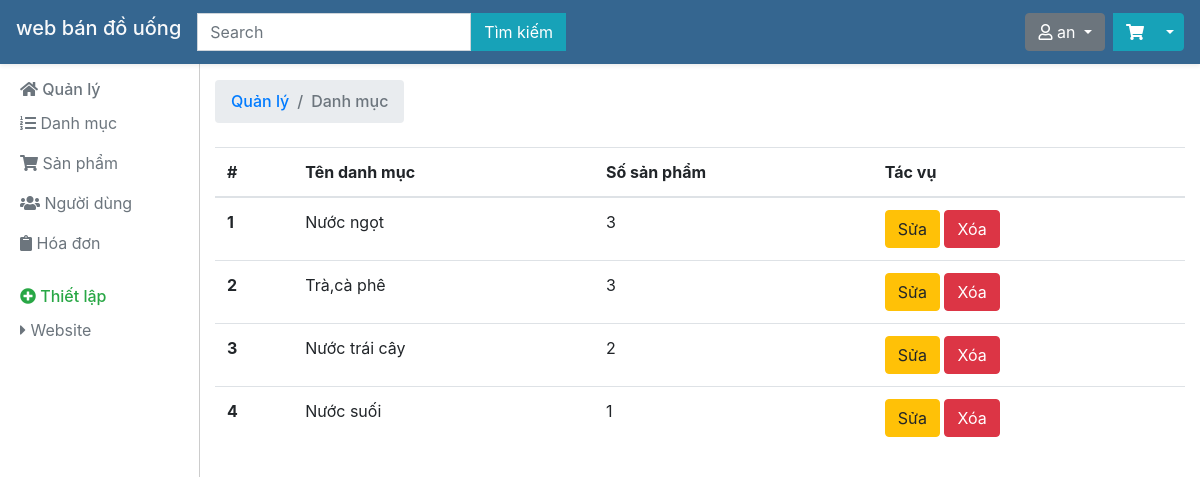
/quanly.php?task=qldm (signed in), run on the app's committed database.
### tables this page shows
CREATE TABLE `danhmuc` (
  `id_danhmuc` int(10) NOT NULL,
  `ten` varchar(255) NOT NULL,
  `mota` text NOT NULL,
  `anhdaidien` varchar(255) NOT NULL
);

### controller/quanly.php (called while the page is built, shortened)
<?php
class Controller
{
	protected $model;
	public function __construct(){
		require_once('./model/model.php');
		$this->model = new Model();
	}
	public function quanlydanhmuc(){
		$listdanhmuc = $this->model->getsDanhMuc();
		require_once('./view/quanlydanhmuc.php');
	}
}
 ?>

### model/model.php (called while the page is built, shortened)
<?php
class Model
{
	protected $host,$db,$user,$pass,$conn;
	public function __construct(){
		$this->host = 'localhost';
		$this->db = 'webdouong';
		$this->user = 'root';
		$this->pass = '';
		$this->conn = new mysqli($this->host,$this->user,$this->pass,$this->db);
		$this->conn->set_charset("utf8");
	}
	public function getsDanhMuc(){
		$sql = "SELECT * FROM danhmuc";
		$result = $this->conn->query($sql);
		if($result->num_rows > 0){
			return $result;
		} else {
			return null;
		}
	}
	public function countSanPham($id_danhmuc){
		$sql = "SELECT * FROM sanpham WHERE iddanhmuc=$id_danhmuc";
		$result = $this->conn->query($sql);
		if($result->num_rows > 0){
			return $result->num_rows;
		} else {
			return 0;
		}
	}
}
 ?>

### view/quanlydanhmuc.php (the view)
<?php require_once('./view/header_quanly.php') ?>
<h6 class="sidebar-heading d-flex justify-content-between align-items-center mt-4 mb-2 text-success">
  <nav aria-label="breadcrumb">
      <ol class="breadcrumb">
        <li class="breadcrumb-item"><a href="#">Quản lý</a></li>
        <li class="breadcrumb-item active" aria-current="page">Danh mục</li>
      </ol>
    </nav>
</h6>
<div class="row">
    <div class="col-12">
        <table class="table table-hover">
            <thead>
                <tr>
                    <th scope="col">#</th>
                    <th scope="col">Tên danh mục</th>
                    <th scope="col">Số sản phẩm</th>
                    <th scope="col">Tác vụ</th>
                </tr>
            </thead>
            <tbody>
                <?php $i = 1; while($danhmuc = $listdanhmuc->fetch_assoc()){ ?>
                <tr>
                    <th scope="row"><?php echo $i; $i++ ?></th>
                    <td><?php echo $danhmuc['ten'] ?></td>
                    <td><?php echo $this->model->countSanPham($danhmuc['id_danhmuc']) ?></td>
                    <td>
                        <a href="quanly.php?task=sdm&id=<?php echo $danhmuc['id_danhmuc'] ?>"class="btn btn-warning">Sửa</a>
                        <a href="quanly.php?task=xdm&id=<?php echo $danhmuc['id_danhmuc'] ?>" class="btn btn-danger">Xóa</a>
                    </td>
                </tr>
                <?php } ?>
            </tbody>
        </table>
    </div>
</div>
<?php require_once('./view/footer_quanly.php') ?>

### view/header_quanly.php (style rules this page uses)
body { margin-top: 56px; }

### data on the page
danhmuc: ten "Nước ngọt", countSanPham "3"
danhmuc: ten "Trà,cà phê", countSanPham "3"
danhmuc: ten "Nước trái cây", countSanPham "2"
danhmuc: ten "Nước suối", countSanPham "1"

### other printed values
$_SESSION['user_data']['tendangnhap'] "an"
